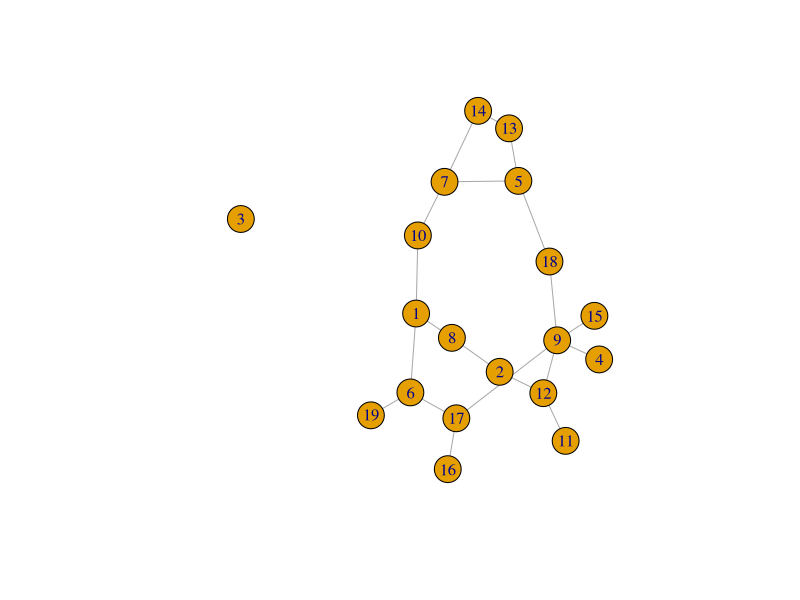

Source code (R): (Note: this script raises an error after producing the figure.)
library(igraph)

isolate <- c(1, 2, 3, 4, 5, 6, 7, 8, 9, 10, 11, 12, 13, 14, 15, 16, 17, 18, 19)
dist <- matrix(0, nrow = length(isolate), ncol = length(isolate))
for (i in 1:length(isolate)) {
    for (j in 1:length(isolate)) {
        dist[i, j] <- round(sample(1:50, 1))
    }
}
g <- graph.adjacency(dist, mode = "undirected", weighted = TRUE, diag = FALSE)
V(g)$name <- isolate
g_filtered <- delete.edges(g, which(E(g)$weight > 13))
plot(g_filtered)

write.graph(g_filtered, file = "public/data/preloaded/pipe_1/network.gv", format = "dot")
